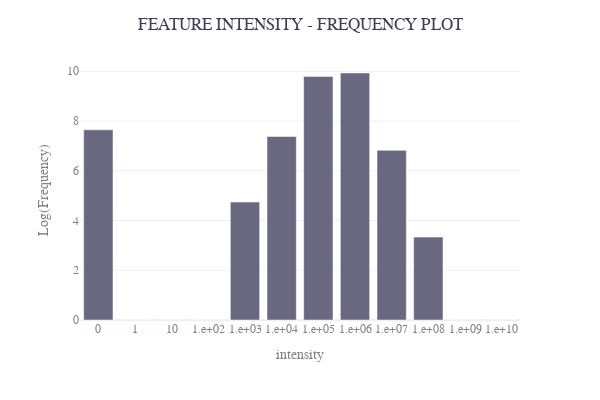

The code cell stored with this chart in its notebook:
### Markdown cell above
# Step 2: Imputation

<p style='text-align: justify;'> For several reasons, real world datasets might have some missing values in it, in the form of NA, NANs or 0s. Eventhough the gapfilling step of MZmine fills the missing values, we still end up with some missing values or 0s in our feature table. This could be problematic for statistical analysis. </p> 
<p style='text-align: justify;'> In order to have a better dataset, we cannot simply discard those rows or columns with missing values as we will lose a chunk of our valuable data. Instead we can try imputing those missing values. Imputation involves replacing the missing values in the data with a meaningful, reasonable guess. There are several methods, such as: </p> 
  
1) Mean imputation (replacing the missing values in a column with the mean or average of the column)  
2) Replacing it with the most frequent value  
3) Several other machine learning imputation methods such as k-nearest neighbors algorithm(k-NN), Hidden Markov Model(HMM)

Here, we use ft and see the frquency distribution of its features with a plot. It shows where the features are present in higher number.

### Code cell
bins, bins_label, a = [-1, 0, 1, 10], ['-1','0', "1", "10"], 2

while a<=10:
    bins_label.append(np.format_float_scientific(10**a))
    bins.append(10**a)
    a+=1

freq_table = pd.DataFrame(bins_label)
frequency = pd.DataFrame(np.array(np.unique(np.digitize(blank_removal.to_numpy(), bins, right=True), return_counts=True)).T).set_index(0)
freq_table = pd.concat([freq_table,frequency], axis=1).fillna(0).drop(0)
freq_table.columns = ['intensity', 'Frequency']
freq_table['Log(Frequency)'] = np.log(freq_table['Frequency']+1)

# get the lowest intensity (that is not zero) as a cutoff LOD value
cutoff_LOD = round(blank_removal.replace(0, np.nan).min(numeric_only=True).min())

fig = px.bar(freq_table, x="intensity", y="Log(Frequency)", template="plotly_white",  width=600, height=400)

fig.update_traces(marker_color="#696880")
fig.update_layout(font={"color":"grey", "size":12, "family":"Sans"},
                  title={"text":"FEATURE INTENSITY - FREQUENCY PLOT", 'x':0.5, "font_color":"#3E3D53"})
fig.write_image(os.path.join(result_dir, "frequency_plot.svg"))
fig.show()

### Figure 1 — Plotly figure (JSON) as saved in the notebook; plotly's stock layout.template omitted (floating-point values rounded to 4 significant figures)
{"data": [{"alignmentgroup": "True", "hovertemplate": "intensity=%{x}<br>Log(Frequency)=%{y}<extra></extra>", "legendgroup": "", "marker": {"color": "#696880", "pattern": {"shape": ""}}, "name": "", "offsetgroup": "", "orientation": "v", "showlegend": false, "textposition": "auto", "type": "bar", "x": ["0", "1", "10", "1.e+02", "1.e+03", "1.e+04", "1.e+05", "1.e+06", "1.e+07", "1.e+08", "1.e+09", "1.e+10"], "xaxis": "x", "y": [7.647, 0, 0, 0, 4.745, 7.381, 9.794, 9.931, 6.821, 3.332, 0, 0], "yaxis": "y"}], "layout": {"barmode": "relative", "font": {"color": "grey", "family": "Sans", "size": 12}, "height": 400, "legend": {"tracegroupgap": 0}, "margin": {"t": 60}, "title": {"font": {"color": "#3E3D53"}, "text": "FEATURE INTENSITY - FREQUENCY PLOT", "x": 0.5}, "width": 600, "xaxis": {"anchor": "y", "autorange": true, "domain": [0, 1], "range": [-0.5, 11.5], "title": {"text": "intensity"}, "type": "category"}, "yaxis": {"anchor": "x", "autorange": true, "domain": [0, 1], "range": [0, 10.45], "title": {"text": "Log(Frequency)"}, "type": "linear"}}}
